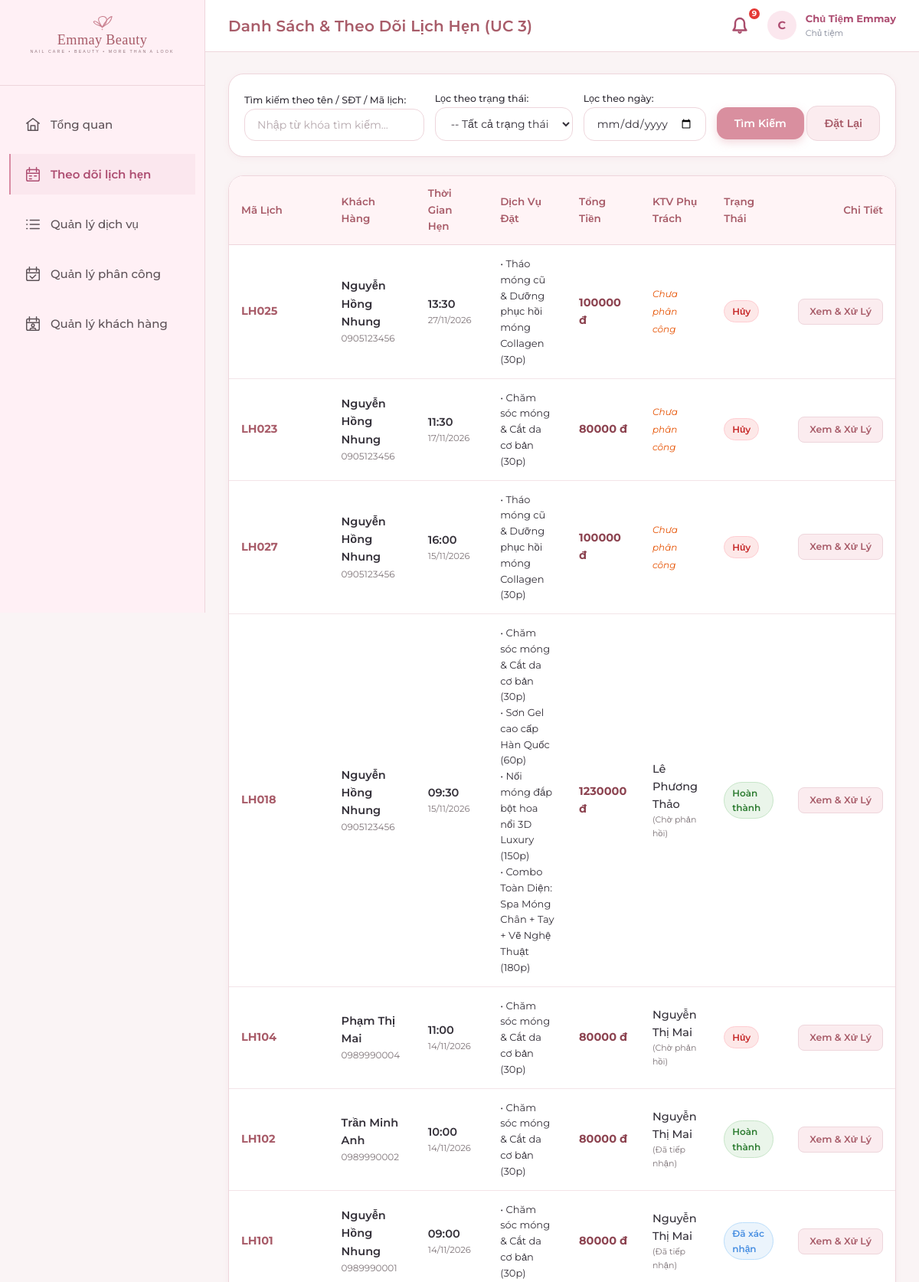
The app's page /owner/appointments/ (signed in, upper part) with its own data.
### apps/appointments/models.py (models this page shows, shortened)
class LichHen(models.Model):
    TRANG_THAI_CHOICES = [
        ('Chờ xác nhận', 'Chờ xác nhận'),
        ('Đã xác nhận', 'Đã xác nhận'),
        ('Hoàn thành', 'Hoàn thành'),
        ('Hủy', 'Hủy'),
        ('Không đến', 'Không đến'),
    ]
    ma_lich_hen = models.CharField(max_length=10, primary_key=True, verbose_name='Mã lịch hẹn')
    khach_hang = models.ForeignKey(KhachHang, on_delete=models.PROTECT, related_name='lich_hen', verbose_name='Khách hàng')
    tai_khoan_huy = models.ForeignKey(
        TaiKhoan, on_delete=models.SET_NULL, null=True, blank=True,
        related_name='lich_hen_da_huy', verbose_name='Tài khoản hủy'
    )
    ngay_gio_bat_dau = models.DateTimeField(verbose_name='Ngày giờ bắt đầu')
    ten_lien_he = models.CharField(max_length=100, verbose_name='Tên liên hệ')
    so_dien_thoai_lien_he = models.CharField(
        max_length=10, validators=[phone_validator], verbose_name='SĐT liên hệ'
    )
    trang_thai = models.CharField(
        max_length=30, choices=TRANG_THAI_CHOICES, default='Chờ xác nhận',
        verbose_name='Trạng thái'
    )
    thoi_diem_huy = models.DateTimeField(null=True, blank=True, verbose_name='Thời điểm hủy')
    thoi_diem_tao = models.DateTimeField(auto_now_add=True, verbose_name='Thời điểm tạo')
    class Meta:
        db_table = 'LichHen'
        verbose_name = 'Lịch Hẹn'
        verbose_name_plural = 'Lịch Hẹn'
        ordering = ['-ngay_gio_bat_dau']
    @property
    def tong_tien(self):
        return sum(ct.don_gia_dat for ct in self.chi_tiet.all())
    @property
    def phan_cong_hien_tai(self):
        return self.phan_cong.filter(dang_phu_trach=True).first()

class ChiTietLichHen(models.Model):
    lich_hen = models.ForeignKey(LichHen, on_delete=models.CASCADE, related_name='chi_tiet', verbose_name='Lịch hẹn')
    dich_vu = models.ForeignKey(DichVu, on_delete=models.PROTECT, related_name='chi_tiet_lich_hen', verbose_name='Dịch vụ gốc')
    ten_dich_vu_dat = models.CharField(max_length=60, verbose_name='Tên dịch vụ lúc đặt')
    don_gia_dat = models.DecimalField(max_digits=12, decimal_places=0, verbose_name='Đơn giá lúc đặt')
    thoi_luong_dat = models.SmallIntegerField(verbose_name='Thời lượng lúc đặt (phút)')
    ghi_chu_thuc_hien = models.CharField(max_length=255, blank=True, null=True, verbose_name='Ghi chú thực hiện')
    class Meta:
        db_table = 'ChiTietLichHen'
        verbose_name = 'Chi Tiết Lịch Hẹn'
        verbose_name_plural = 'Chi Tiết Lịch Hẹn'
        unique_together = ('lich_hen', 'dich_vu')

### apps/assignments/models.py (models this page shows, shortened)
class PhanCong(models.Model):
    TRANG_THAI_CHOICES = [
        ('Chờ phản hồi', 'Chờ phản hồi'),
        ('Đã tiếp nhận', 'Đã tiếp nhận'),
        ('Từ chối', 'Từ chối'),
    ]
    ma_phan_cong = models.CharField(max_length=10, primary_key=True, verbose_name='Mã phân công')
    lich_hen = models.ForeignKey(LichHen, on_delete=models.CASCADE, related_name='phan_cong', verbose_name='Lịch hẹn')
    nhan_vien = models.ForeignKey(NhanVien, on_delete=models.CASCADE, related_name='phan_cong', verbose_name='Nhân viên kỹ thuật')
    thoi_diem_phan_cong = models.DateTimeField(auto_now_add=True, verbose_name='Thời điểm phân công')
    trang_thai_tiep_nhan = models.CharField(
        max_length=20, choices=TRANG_THAI_CHOICES, default='Chờ phản hồi',
        verbose_name='Trạng thái tiếp nhận'
    )
    ly_do_tu_choi = models.CharField(max_length=250, blank=True, null=True, verbose_name='Lý do từ chối')
    thoi_diem_phan_hoi = models.DateTimeField(null=True, blank=True, verbose_name='Thời điểm phản hồi')
    dang_phu_trach = models.BooleanField(default=True, verbose_name='Đang phụ trách')
    class Meta:
        db_table = 'PhanCong'
        verbose_name = 'Phân Công'
        verbose_name_plural = 'Phân Công'
        ordering = ['-thoi_diem_phan_cong']
        constraints = [
            models.UniqueConstraint(
                fields=['lich_hen'],
                condition=models.Q(dang_phu_trach=True),
                name='unique_active_assignment_per_appointment'
            )
        ]

### apps/accounts/models.py (models this page shows, shortened)
class NhanVien(models.Model):
    ma_nhan_vien = models.CharField(max_length=10, primary_key=True, verbose_name='Mã nhân viên')
    tai_khoan = models.OneToOneField(TaiKhoan, on_delete=models.CASCADE, related_name='nhan_vien', verbose_name='Tài khoản')
    ten_nhan_vien = models.CharField(max_length=50, verbose_name='Tên nhân viên')
    class Meta:
        db_table = 'NhanVien'
        verbose_name = 'Nhân Viên'
        verbose_name_plural = 'Nhân Viên'
        ordering = ['ma_nhan_vien']

### apps/appointments/views.py (the view)
# urls.py: path('appointments/', appointment_views.owner_appointments_list, name='appointments_list'),
@owner_required
def owner_appointments_list(request):
    status_filter = request.GET.get('status', '').strip()
    date_filter = request.GET.get('date', '').strip()
    query = request.GET.get('q', '').strip()
    appointments = LichHen.objects.all().order_by('-ngay_gio_bat_dau')
    if status_filter:
        appointments = appointments.filter(trang_thai=status_filter)
    if date_filter:
        try:
            d = datetime.date.fromisoformat(date_filter)
            appointments = appointments.filter(ngay_gio_bat_dau__date=d)
        except Exception:
            pass
    if query:
        appointments = appointments.filter(
            Q(ten_lien_he__icontains=query) | Q(so_dien_thoai_lien_he__icontains=query) | Q(ma_lich_hen__icontains=query)
        )
    return render(request, 'owner/appointments_list.html', {
        'appointments': appointments,
        'status_filter': status_filter,
        'date_filter': date_filter,
        'query': query,
    })

### apps/notifications/context_processors.py (called while the page is built)
def notifications_processor(request):
    context = {
        'unread_notifications_count': 0,
        'recent_notifications': [],
        'unread_rejection_ids': [],
    }
    if request.user.is_authenticated:
        try:
            tai_khoan = getattr(request.user, 'tai_khoan', None)
            if tai_khoan:
                user_notifications = ThongBao.objects.filter(tai_khoan=tai_khoan)
                context['unread_notifications_count'] = user_notifications.filter(da_doc=False).count()
                if tai_khoan.vai_tro == 'Chủ Tiệm':
                    context['unread_rejection_ids'] = list(user_notifications.filter(da_doc=False, loai_thong_bao='Từ chối').values_list('pk', flat=True))
                context['recent_notifications'] = user_notifications.order_by('-thoi_diem_tao')[:8]
        except Exception:
            pass
    return context

### templates/owner/appointments_list.html (shortened to what this page needs)
{% extends 'base_dashboard.html' %}
{% block page_title %}Danh Sách & Theo Dõi Lịch Hẹn (UC 3){% endblock %}
{% block content %}
<div class="card" style="margin-bottom: 24px; padding: 20px;">
  <form method="get" style="display: flex; flex-wrap: wrap; gap: 14px; align-items: flex-end;">
    <div style="flex: 1; min-width: 220px;">
      <label class="form-label" style="font-size: 12.5px;">Tìm kiếm theo tên / SĐT / Mã lịch:</label>
      <input type="text" name="q" value="{{ query }}" class="form-control" placeholder="Nhập từ khóa tìm kiếm...">
    </div>
    <div style="width: 180px;">
      <label class="form-label" style="font-size: 12.5px;">Lọc theo trạng thái:</label>
      <select name="status" class="form-select">
        <option value="">-- Tất cả trạng thái --</option>
      </select>
    </div>
    <div style="width: 160px;">
      <label class="form-label" style="font-size: 12.5px;">Lọc theo ngày:</label>
      <input type="date" name="date" value="{{ date_filter }}" class="form-control">
    </div>
    <div>
      <button type="submit" class="btn btn-primary">Tìm Kiếm</button>
      <a href="{% url 'owner:appointments_list' %}" class="btn btn-secondary">Đặt Lại</a>
    </div>
  </form>
</div>
<div class="card" style="padding: 0; overflow: hidden;">
  <div class="table-responsive" style="border: none;">
    <table class="table">
      <thead>
        <tr>
          <th>Mã Lịch</th>
          <th>Khách Hàng</th>
          <th>Thời Gian Hẹn</th>
          <th>Dịch Vụ Đặt</th>
          <th>Tổng Tiền</th>
          <th>KTV Phụ Trách</th>
          <th>Trạng Thái</th>
          <th style="text-align: right;">Chi Tiết</th>
        </tr>
      </thead>
      <tbody>
        {% for a in appointments %}
          <tr>
            <td><strong style="color: var(--dark-rose);">{{ a.ma_lich_hen }}</strong></td>
            <td>
              <div style="font-weight: 600;">{{ a.ten_lien_he }}</div>
              <div style="font-size: 12px; color: var(--text-muted);">{{ a.so_dien_thoai_lien_he }}</div>
            </td>
            <td>
              <div style="font-weight: 600;">{{ a.ngay_gio_bat_dau|date:"H:i" }}</div>
              <div style="font-size: 11.5px; color: var(--text-muted);">{{ a.ngay_gio_bat_dau|date:"d/m/Y" }}</div>
            </td>
            <td>
              <div style="font-size: 13px;">
                {% for ct in a.chi_tiet.all %}
                  <div>• {{ ct.ten_dich_vu_dat }} ({{ ct.thoi_luong_dat }}p)</div>
                {% endfor %}
              </div>
            </td>
            <td>
              <strong style="font-family: var(--font-body); font-weight: 700; color: var(--deep-rose);">
                {{ a.tong_tien|floatformat:0 }} đ
              </strong>
            </td>
            <td>
              {% if a.phan_cong_hien_tai %}
                <span style="font-weight: 500;">{{ a.phan_cong_hien_tai.nhan_vien.ten_nhan_vien }}</span>
                <div style="font-size: 11px; color: var(--text-muted);">({{ a.phan_cong_hien_tai.trang_thai_tiep_nhan }})</div>
              {% else %}
                <span style="color: #E65100; font-size: 12px; font-style: italic;">Chưa phân công</span>
              {% endif %}
            </td>
            <td>
              {% if a.trang_thai == 'Chờ xác nhận' %}
                <span class="badge badge-pending">Chờ xác nhận</span>
              {% elif a.trang_thai == 'Đã xác nhận' %}
                <span class="badge badge-confirmed">Đã xác nhận</span>
              {% elif a.trang_thai == 'Hoàn thành' %}
                <span class="badge badge-completed">Hoàn thành</span>
              {% elif a.trang_thai == 'Hủy' %}
                <span class="badge badge-canceled">Hủy</span>
              {% else %}
                <span class="badge badge-noshow">{{ a.trang_thai }}</span>
              {% endif %}
            </td>
            <td style="text-align: right;">
              <a href="{% url 'owner:appointment_detail' a.pk %}" class="btn btn-secondary btn-sm">Xem & Xử Lý</a>
            </td>
          </tr>
        {% empty %}
          <tr>
            <td colspan="8" style="text-align: center; padding: 40px; color: var(--text-muted);">
              Không tìm thấy lịch hẹn nào phù hợp.
            </td>
          </tr>
        {% endfor %}
      </tbody>
    </table>
  </div>
</div>
{% endblock %}

### static/css/style.css (style rules this page uses)
:root { --primary-rose: #C97F8E; --btn-rose: #D98F9F; --btn-rose-hover: #C57B8C; --dark-rose: #A85C69; --deep-rose: #8C4350; --blush-pink: #F5DDE2; --soft-pink: #FBECEF; --light-pink: #FFF4F6; --ivory-white: #FFF9F8; --card-bg: #FFFFFF; --text-main: #343039; --text-muted: #7E7478; --text-light: #A3969B; --border-pink: #EED6DC; --border-focus: #D98F9F; --status-pending: #E09F3E; --status-pending-bg: #FFF5E6; --status-confirmed: #4A90E2; --status-confirmed-bg: #EBF4FC; --status-completed: #2E7D32; --status-completed-bg: #EAF5EA; --status-canceled: #C62828; --status-canceled-bg: #FDE8E8; --status-noshow: #757575; --status-noshow-bg: #EEEEEE; --font-heading: 'Playfair Display', serif; --font-body: 'Montserrat', sans-serif; --shadow-sm: 0 2px 8px rgba(201, 127, 142, 0.08); --shadow-md: 0 4px 20px rgba(168, 92, 105, 0.12); --shadow-lg: 0 10px 30px rgba(168, 92, 105, 0.16); --radius-sm: 8px; --radius-md: 14px; --radius-lg: 20px; --radius-full: 9999px; }
* { margin: 0; padding: 0; box-sizing: border-box; }
body { font-family: var(--font-body); font-size: 14.5px; line-height: 1.6; color: var(--text-main); background-color: var(--ivory-white); min-height: 100vh; display: flex; flex-direction: column; }
h1, h2, h3, h4, h5, h6, input, button, select, textarea, table, th, td { font-family: var(--font-body); }
a { color: var(--dark-rose); text-decoration: none; transition: all 0.2s ease; }
.btn { display: inline-flex; align-items: center; justify-content: center; gap: 8px; padding: 11px 22px; font-family: var(--font-body); font-size: 14px; font-weight: 600; border-radius: var(--radius-md); border: 1px solid transparent; cursor: pointer; transition: all 0.25s cubic-bezier(0.4, 0, 0.2, 1); text-decoration: none !important; white-space: nowrap; }
.btn-primary { background: var(--btn-rose); color: #FFFFFF !important; box-shadow: 0 4px 12px rgba(217, 143, 159, 0.35); }
.btn-secondary { background: var(--soft-pink); color: var(--dark-rose) !important; border: 1px solid var(--border-pink); }
.btn-sm { padding: 6px 14px; font-size: 12.5px; border-radius: var(--radius-sm); }
.form-label { font-size: 13.5px; font-weight: 500; color: var(--text-main); }
.form-control, .form-select, textarea { width: 100%; padding: 11px 16px; font-family: var(--font-body); font-size: 14px; color: var(--text-main); background: #FFFFFF; border: 1.5px solid var(--border-pink); border-radius: var(--radius-md); outline: none; transition: all 0.2s ease; }
.form-control::placeholder { color: #B5A8AD; }
.badge { display: inline-flex; align-items: center; padding: 4px 10px; font-size: 12px; font-weight: 600; border-radius: var(--radius-full); }
.badge-confirmed { background: var(--status-confirmed-bg); color: var(--status-confirmed); border: 1px solid #BBDEFB; }
.badge-completed { background: var(--status-completed-bg); color: var(--status-completed); border: 1px solid #C8E6C9; }
.badge-canceled { background: var(--status-canceled-bg); color: var(--status-canceled); border: 1px solid #FFCDD2; }
.card { background: var(--card-bg); border: 1px solid var(--border-pink); border-radius: var(--radius-lg); padding: 24px; box-shadow: var(--shadow-sm); transition: box-shadow 0.25s ease; }
.table-responsive { width: 100%; overflow-x: auto; border-radius: var(--radius-md); border: 1px solid var(--border-pink); background: #FFFFFF; }
.table { width: 100%; border-collapse: collapse; text-align: left; }
.table th { background: var(--light-pink); color: var(--dark-rose); font-weight: 600; font-size: 13.5px; padding: 12px 16px; border-bottom: 1.5px solid var(--border-pink); }
.table td { padding: 14px 16px; border-bottom: 1px solid #F3E4E8; color: var(--text-main); vertical-align: middle; }

### static/css/dashboard.css (style rules this page uses)
body.app-layout { display: flex !important; flex-direction: row !important; min-height: 100vh; background-color: #FAF4F5; margin: 0; padding: 0; width: 100%; box-sizing: border-box; }

### records on screen
LichHen: ma_lich_hen "LH025", ten_lien_he "Nguyễn Hồng Nhung", so_dien_thoai_lien_he "0905123456", ngay_gio_bat_dau "13:30", ngay_gio_bat_dau "27/11/2026", tong_tien "100000", shows "Chưa phân công", trang_thai "Hủy"
ChiTietLichHen: ten_dich_vu_dat "Tháo móng cũ & Dưỡng phục hồi móng Collagen", thoi_luong_dat "30"
LichHen: ma_lich_hen "LH023", ten_lien_he "Nguyễn Hồng Nhung", so_dien_thoai_lien_he "0905123456", ngay_gio_bat_dau "11:30", ngay_gio_bat_dau "17/11/2026", tong_tien "80000", shows "Chưa phân công", trang_thai "Hủy"
ChiTietLichHen: ten_dich_vu_dat "Chăm sóc móng & Cắt da cơ bản", thoi_luong_dat "30"
LichHen: ma_lich_hen "LH027", ten_lien_he "Nguyễn Hồng Nhung", so_dien_thoai_lien_he "0905123456", ngay_gio_bat_dau "16:00", ngay_gio_bat_dau "15/11/2026", tong_tien "100000", shows "Chưa phân công", trang_thai "Hủy"
ChiTietLichHen: ten_dich_vu_dat "Tháo móng cũ & Dưỡng phục hồi móng Collagen", thoi_luong_dat "30"
LichHen: ma_lich_hen "LH018", ten_lien_he "Nguyễn Hồng Nhung", so_dien_thoai_lien_he "0905123456", ngay_gio_bat_dau "09:30", ngay_gio_bat_dau "15/11/2026", tong_tien "1230000", phan_cong_hien_tai.nhan_vien.ten_nhan_vien "Lê Phương Thảo", phan_cong_hien_tai.trang_thai_tiep_nhan "Chờ phản hồi", trang_thai "Hoàn thành"
ChiTietLichHen: ten_dich_vu_dat "Chăm sóc móng & Cắt da cơ bản", thoi_luong_dat "30"
ChiTietLichHen: ten_dich_vu_dat "Sơn Gel cao cấp Hàn Quốc", thoi_luong_dat "60"
ChiTietLichHen: ten_dich_vu_dat "Nối móng đắp bột hoa nổi 3D Luxury", thoi_luong_dat "150"
ChiTietLichHen: ten_dich_vu_dat "Combo Toàn Diện: Spa Móng Chân + Tay + Vẽ Nghệ Thuật", thoi_luong_dat "180"
LichHen: ma_lich_hen "LH104", ten_lien_he "Phạm Thị Mai", so_dien_thoai_lien_he "0989990004", ngay_gio_bat_dau "11:00", ngay_gio_bat_dau "14/11/2026", tong_tien "80000", phan_cong_hien_tai.nhan_vien.ten_nhan_vien "Nguyễn Thị Mai", phan_cong_hien_tai.trang_thai_tiep_nhan "Chờ phản hồi", trang_thai "Hủy"
ChiTietLichHen: ten_dich_vu_dat "Chăm sóc móng & Cắt da cơ bản", thoi_luong_dat "30"
LichHen: ma_lich_hen "LH102", ten_lien_he "Trần Minh Anh", so_dien_thoai_lien_he "0989990002", ngay_gio_bat_dau "10:00", ngay_gio_bat_dau "14/11/2026", tong_tien "80000", phan_cong_hien_tai.nhan_vien.ten_nhan_vien "Nguyễn Thị Mai", phan_cong_hien_tai.trang_thai_tiep_nhan "Đã tiếp nhận", trang_thai "Hoàn thành"
ChiTietLichHen: ten_dich_vu_dat "Chăm sóc móng & Cắt da cơ bản", thoi_luong_dat "30"
LichHen: ma_lich_hen "LH101", ten_lien_he "Nguyễn Hồng Nhung", so_dien_thoai_lien_he "0989990001", ngay_gio_bat_dau "09:00", ngay_gio_bat_dau "14/11/2026", tong_tien "80000", phan_cong_hien_tai.nhan_vien.ten_nhan_vien "Nguyễn Thị Mai", phan_cong_hien_tai.trang_thai_tiep_nhan "Đã tiếp nhận", trang_thai "Đã xác nhận"
ChiTietLichHen: ten_dich_vu_dat "Chăm sóc móng & Cắt da cơ bản", thoi_luong_dat "30"

### other values on screen
{{ unread_notifications_count }} "9"
{{ owner_name|slice:":1"|upper }} "C"
{{ owner_name }} "Chủ Tiệm Emmay"
